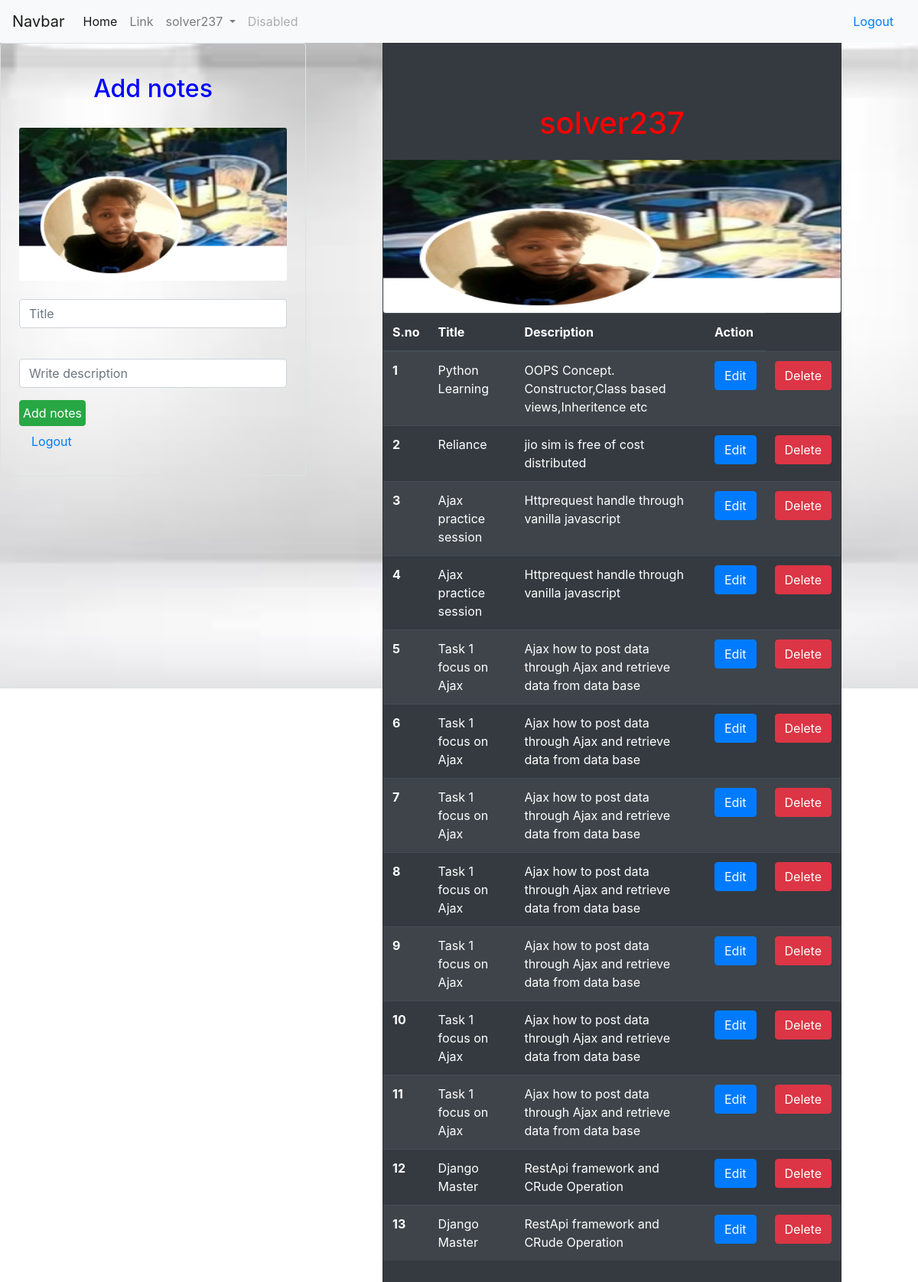
/ (signed in), run on the app's committed database.
### notes/models.py (models this page shows, shortened)
class Note(models.Model):
    title=models.CharField(max_length=100)
    description=models.CharField(max_length=200,null=True)
    user=models.ForeignKey(User,on_delete=models.CASCADE)

### notes/views.py (the view, shortened to what this page needs)
# urls.py: path('',views.Index,name="Home"),
@csrf_protect
def Index(request):
    if request.user.is_authenticated:
        form=NoteForm()
        data_retrieve_from_noteform=Note.objects.filter(user=request.user)
        data={
            "form":form,
            "data_retrieve_frm_database":data_retrieve_from_noteform
        }
        return render(request,"notes/index.html",context=data)
    else:
        return redirect('Login')
        pass

### notes/forms.py
class NoteForm(forms.ModelForm):
    class Meta:
        model=Note
        fields=["title","description"]

### templates/notes/index.html (shortened to what this page needs)
{% extends 'notes/layout.html' %}
{% load crispy_forms_tags %}
{% block body%}
{% load static %}
<div  style="float:left;" class="container border p-4 rounded col-4">
    <h2 style="color: blue; text-align: center;" class="p-3">Add notes</h2>
    <form method="post"  id="noteform">
    <img class="card-img"  src="{% static "images/mypics.png" %}"  width="200"
        height="200" alt="Card image">
    {{form|crispy}}
    <input class="btn btn-success p-1" type="submit" value="Add notes">
    </form>
    <a class="nav-link" href="{% url 'Logout'%}">Logout</a>
</div>
{% load static %}
<div style="width:50%; margin:auto; display: flex;" class="jumbotron jumbotron-fluid card bg-dark text-white">
    <h1 style="color: red; text-align: center;" class="p-3">{{request.user.username}}</h1>
    <table class="table table-dark table-striped container">
        <img class="card-img"  src="{% static "images/mypics.png" %}"  width="100"
        height="200"  alt="Card image">
      <thead>
        <tr>
          <th>S.no</th>
          <th>Title</th>
          <th>Description</th>
          <th>Action</th>
        </tr>
      </thead>
      <tbody>
        {% for i in data_retrieve_frm_database %}
        <tr>
          <th>{{forloop.counter}}</th>
          <td>{{i.title}}</td>
          <td>{{i.description}}</td>
          <td><button data="{{note.id}}" class="btn btn-primary">Edit</button></td>
          <td><button data="{{note.id}}" class="btn btn-danger del">Delete</button></td>
        </tr>
        {% endfor %}
      </tbody>
    </table>
    </div>
{% load static %}
{% endblock %}

### templates/notes/layout.html (shortened to what this page needs)
<!doctype html>
<html lang="en">
    {% load static %}
  <head>
    {% load static %}
    <link rel="stylesheet" href="https://cdn.jsdelivr.net/npm/bootstrap@4.4.1/dist/css/bootstrap.min.css">
    <link rel="stylesheet" href="{% static 'notes/css/style.css' %}">
  </head>
  <body id="bg" style="background-image: url('{% static "images/white.jpeg"%}')";></body>
    <header><nav class="navbar navbar-expand-lg navbar-light bg-light">
        <a class="navbar-brand" href="#">Navbar</a>
        <div class="collapse navbar-collapse" id="navbarSupportedContent">
          <ul class="navbar-nav mr-auto">
            <li class="nav-item active">
              <a class="nav-link" href="#">Home <span class="sr-only">(current)</span></a>
            </li>
            <li class="nav-item">
              <a class="nav-link" href="#">Link</a>
            </li>
            <li class="nav-item dropdown">
              <a class="nav-link dropdown-toggle" href="#" id="navbarDropdown" role="button" data-toggle="dropdown" aria-haspopup="true" aria-expanded="false">
                {{request.user.username}}
              </a>
            </li>
            <li class="nav-item">
              <a class="nav-link disabled" href="#" tabindex="-1" aria-disabled="true">Disabled</a>
            </li>
          </ul>
          <form class="form-inline my-2 my-lg-0">
              <a class="nav-link" href="{% url 'Logout'%}">Logout</a>
          </form>
        </div>
      </nav>
    </header>
    {% block body%}
    {% endblock %}
</body>
</html>

### static/notes/css/style.css (style rules this page uses)
h1 { color: red; }
h2 { text-align: center; }

### templates/notes/layout.html (style rules this page uses)
#bg { background-size: 1800px 900px; background-repeat: no-repeat; background-position: top; background-attachment: fixed; }

### data on the page
Note: title "Python Learning", description "OOPS Concept. Constructor,Class based views,Inheritence etc"
Note: title "Reliance", description "jio sim is free of cost distributed"
Note: title "Ajax practice session", description "Httprequest handle through vanilla javascript"
Note: title "Ajax practice session", description "Httprequest handle through vanilla javascript"
Note: title "Task 1 focus on Ajax", description "Ajax how to post data through Ajax and retrieve data from data base"
Note: title "Task 1 focus on Ajax", description "Ajax how to post data through Ajax and retrieve data from data base"
Note: title "Task 1 focus on Ajax", description "Ajax how to post data through Ajax and retrieve data from data base"
Note: title "Task 1 focus on Ajax", description "Ajax how to post data through Ajax and retrieve data from data base"
Note: title "Task 1 focus on Ajax", description "Ajax how to post data through Ajax and retrieve data from data base"
Note: title "Task 1 focus on Ajax", description "Ajax how to post data through Ajax and retrieve data from data base"
Note: title "Task 1 focus on Ajax", description "Ajax how to post data through Ajax and retrieve data from data base"
Note: title "Django Master", description "RestApi framework and CRude Operation"
Note: title "Django Master", description "RestApi framework and CRude Operation"

### other printed values
{{ request.user.username }} "solver237"
